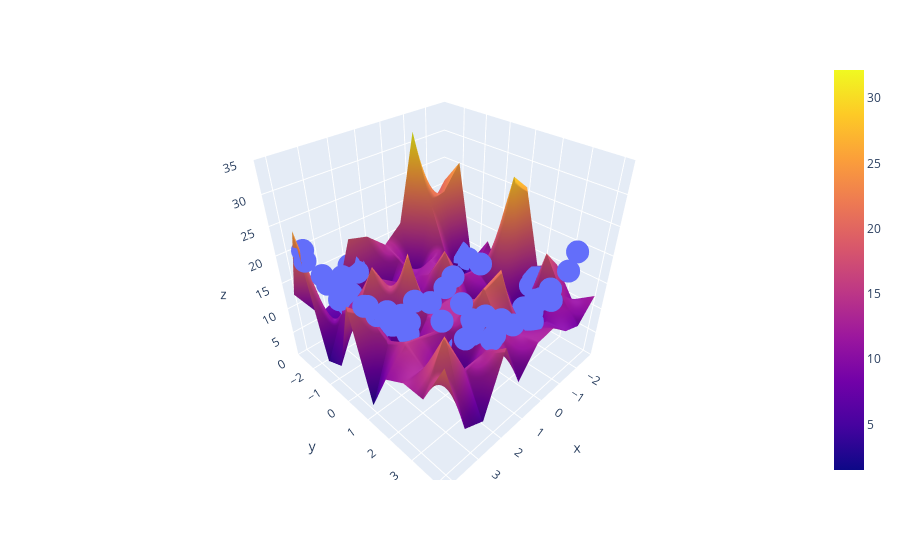

Notebook source saved alongside this figure:
### Markdown cell above
# Now next see the degree polynomial of plane

### Code cell
fig = px.scatter_3d(
    x=x.ravel(),
    y=y.ravel(),
    z=z.ravel()
)

fig.add_trace(
    go.Surface(x = x_input, y = y_input, z =z_final)
)

fig.update_layout(scene = dict(zaxis = dict(range=[0,35])))

fig.show()
